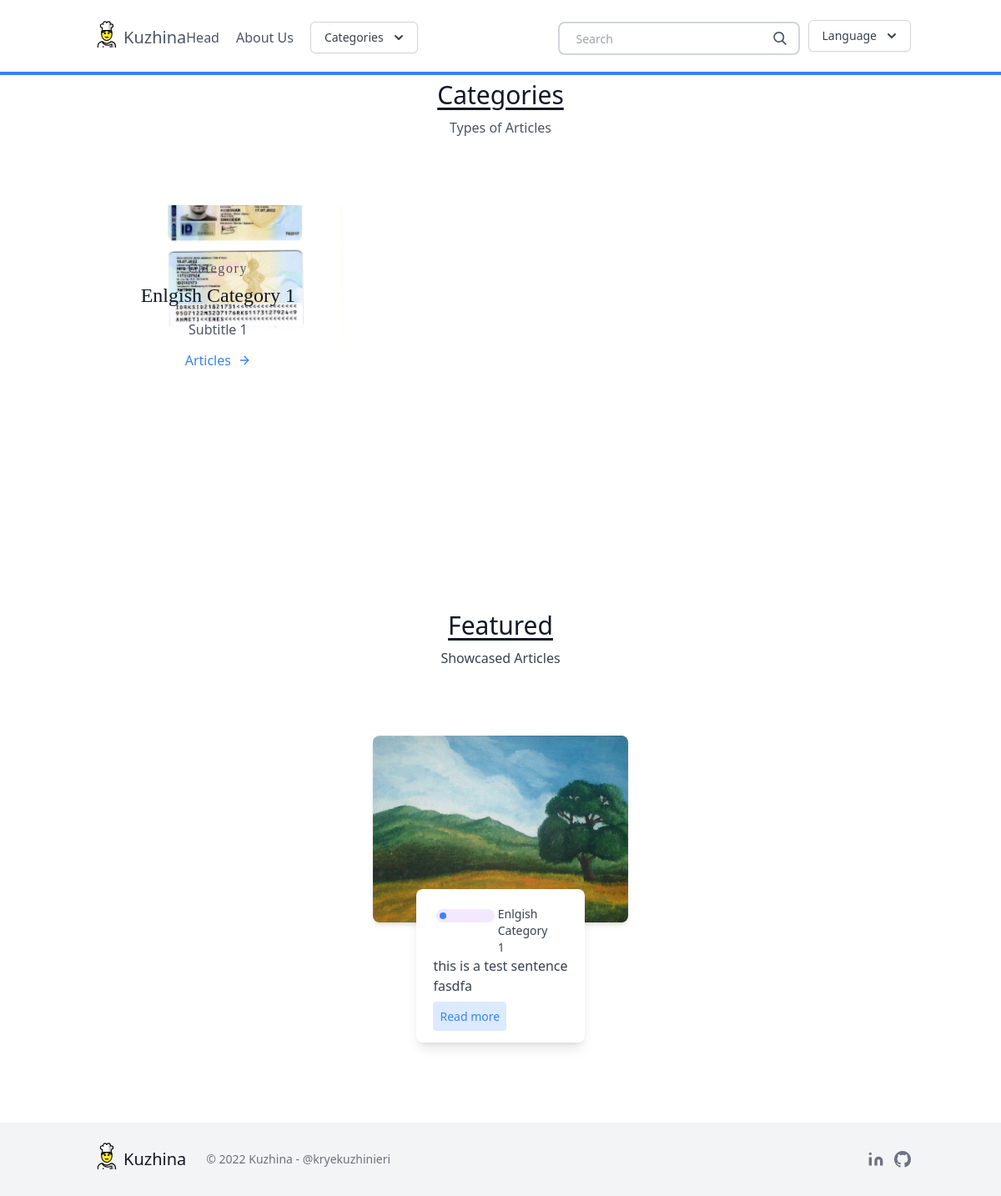
The page /en/ on the database its author committed.
### blog/models.py (models this page shows, shortened)
class Category(models.Model):
    title = models.CharField(_('title'), max_length=20)
    subtitle = models.CharField(_('subtitle'), max_length=20)
    slug = models.SlugField(_('slug'), unique=True)
    thumbnail = models.ImageField(_('thumbnail'))
    language = models.CharField(_('Language'), choices=LANGUAGES, max_length=20, default=LANGUAGES[1])

class Post(models.Model):
    title = models.CharField(_('title'), max_length=100)
    slug = models.SlugField(_('slug'), unique=True, max_length=100)
    overview = models.TextField(_('overview'))
    timestamp = models.DateTimeField(_('timestamp'), auto_now_add=True)
    content = RichTextUploadingField(
        _('content'),
        external_plugin_resources=[
            (
                "youtube",
                "/static/editor_plugins/ckeditor-youtube-plugin/youtube/",
                "plugin.js"
            ),
            (
                "markdown",
                "/static/editor_plugins/CKEditor-Markdown-Plugin/markdown/",
                "plugin.js"
            ),
        ],
    )
    author = models.ForeignKey(Author, on_delete=models.CASCADE)
    thumbnail = models.ImageField(_('thumbnail'))
    categories = models.ManyToManyField(Category)
    featured = models.BooleanField(_('featured'))

### blog/views.py (the view)
# urls.py: path('', homepage, name="homepage"),
def homepage(request):
    categories = Category.objects.filter(language=request.LANGUAGE_CODE)
    featured = Post.objects.filter(featured=True, categories__in=categories)
    context = {
        'object_list': featured,
        'categories': categories,
    }
    return render(request, 'homepage.html', context)

### blog/templatetags/custom_tags.py (called while the page is built)
@register.simple_tag(takes_context=True)
def get_categories(context):
    return Category.objects.filter(language=context["request"].LANGUAGE_CODE)

### templates/homepage.html
{% extends 'base.html' %}
{% load i18n %}
{% block content %}
<section class="text-gray-600 body-font ">
    <div class="container px-5 py-24 mx-auto">
    <div class="flex flex-wrap w-full mb-20 flex-col items-center text-center">
      <h1 class="sm:text-3xl text-2xl font-medium title-font mb-2 text-gray-900 underline underline-offset-4">
        {% trans "Categories" %}
      </h1>
      <p class="lg:w-1/2 w-full leading-relaxed text-base">
        {% trans "Types of Articles" %}
      </p>
    </div>
      <div class="flex flex-wrap -m-4">
        {% for category in categories %}
        <div class="p-4 lg:w-1/3">
          <div class="transition ease-in-out delay-150 bg-blue-500 hover:-translate-y-1 hover:scale-110 hover:bg-indigo-500 duration-300 w-full bg-cover bg-center bg-gray-300 rounded-lg " style="background-image: url('{{ category.thumbnail.url }}')">
            <div class="h-full bg-white-900 bg-opacity-40 hover:bg-opacity-70 transition duration-300 ease-in-out px-8 pt-16 pb-24 rounded-lg overflow-hidden text-center relative">
            <h2 class="tracking-widest text-1xl title-font font-serif text-black-800 mb-1">
              {% trans "Category" %}
            </h2>
            <h1 class="title-font sm:text-2xl text-xl font-serif text-gray-900 mb-3">
              {{ category.title }}</h1>
            <p class="leading-relaxed mb-3">
              {{ category.subtitle }}</p>
            <a href="{% url 'category_post_list' category.slug %}" class="rounded-lg hover:bg-blue-200 text-blue-500 inline-flex items-center">
              {% trans "Articles" %}
              <svg class="w-4 h-4 ml-2" viewBox="0 0 24 24" stroke="currentColor" stroke-width="2" fill="none" stroke-linecap="round" stroke-linejoin="round">
                <path d="M5 12h14"></path>
                <path d="M12 5l7 7-7 7"></path>
              </svg>
            </a>
          </div>
          </div>
        </div>
        {% endfor %}
      </div>
    </div>
</section>
<section class="blog text-gray-700 body-font">
  <div class="container px-5 py-24 mx-auto">
    <div class="flex flex-wrap w-full mb-20 flex-col items-center text-center">
      <h1 class="sm:text-3xl text-2xl font-medium title-font mb-2 text-gray-900 underline underline-offset-4">
        {% trans "Featured" %}
      </h1>
      <p class="lg:w-1/2 w-full leading-relaxed text-base">
        {% trans "Showcased Articles" %}
      </p>
    </div>
    <div class="flex flex-wrap sm:-m-4 -mx-4 -mb-10 -mt-4">
      {% for obj in object_list %}
      <div class="p-4 md:w-1/3 md:mb-0 mb-6 flex flex-col justify-center items-center max-w-sm mx-auto">
        <div class="bg-gray-300 h-56 w-full rounded-lg shadow-md bg-cover bg-center"
        style="background-image: url('{{ obj.thumbnail.url }}')">
      </div>
        <div class=" w-70 bg-white -mt-10 shadow-lg rounded-lg overflow-hidden p-5">
          <div class="header-content inline-flex ">
            <div class="category-badge flex-1  h-4 w-4 m rounded-full m-1 bg-purple-100">
              <div class="h-2 w-2 rounded-full m-1 bg-blue-500 " ></div>
            </div>
            {% for category in obj.categories.all %}
            <div class="category-title flex-1 text-sm">
              {{ category.title }}
            </div>
            {% endfor %}
          </div>
            <div class="title-post font-medium">
            {{ obj.title }}
            </div>
            <div class="summary-post text-base text-justify">
              {{ obj.overview }}
            </div>
            <div class="mt-3">
            <a href="{% url 'post' obj.slug %}" class="bg-blue-100 text-blue-500 rounded p-2 text-sm ">
              {% trans "Read more" %}
            </a>
          </div>
        </div>
      </div>
      {% endfor %}
    </div>
  </div>
</section>
{% endblock content %}

### rows shown on the page
Category: thumbnail (picture), title "Enlgish Category 1", subtitle "Subtitle 1"
Post: thumbnail (picture), title "this is a test sentence", overview "fasdfa"
